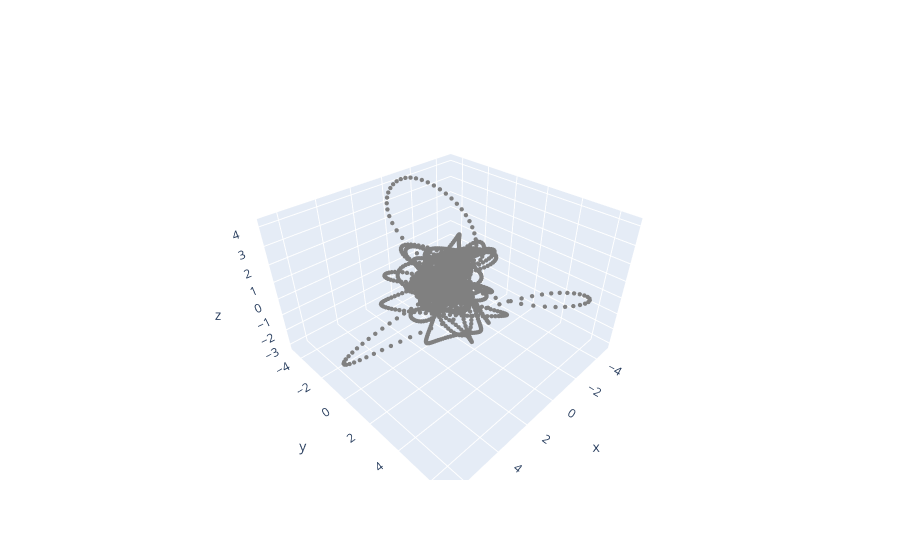

This figure's notebook cell:
### Code cell
# Reducción de dimensionalidad
from sklearn.decomposition import PCA
from sklearn.preprocessing import StandardScaler

# Visualización
from matplotlib import pyplot as plt

import plotly.graph_objects as go
from plotly.subplots import make_subplots

sc  = StandardScaler()
Xs = sc.fit_transform(SW)
pca = PCA(n_components=5)
SW_pca = pca.fit_transform(Xs)

print('Explained Variance', pca.explained_variance_ratio_)

fig = go.Figure(data=[go.Scatter3d(
    x=SW_pca[:,0], y=SW_pca[:,1], z=SW_pca[:,2], 
    mode ='markers', 
    marker=dict(size = 1.5, color = 'grey')
)] , layout = go.Layout(scene = dict(aspectmode= 'data')))

fig.show()

### Figure 1 — Plotly figure (JSON) as saved in the notebook; plotly's stock layout.template omitted (floating-point values rounded to 4 significant figures; data arrays with more than 128 entries replaced by an {"elided": "..."} marker saying what was removed)
{"data": [{"marker": {"color": "grey", "size": 1.5}, "mode": "markers", "type": "scatter3d", "x": {"elided": "4000 float values"}, "y": {"elided": "4000 float values"}, "z": {"elided": "4000 float values"}}], "layout": {"scene": {"aspectmode": "data"}}}
